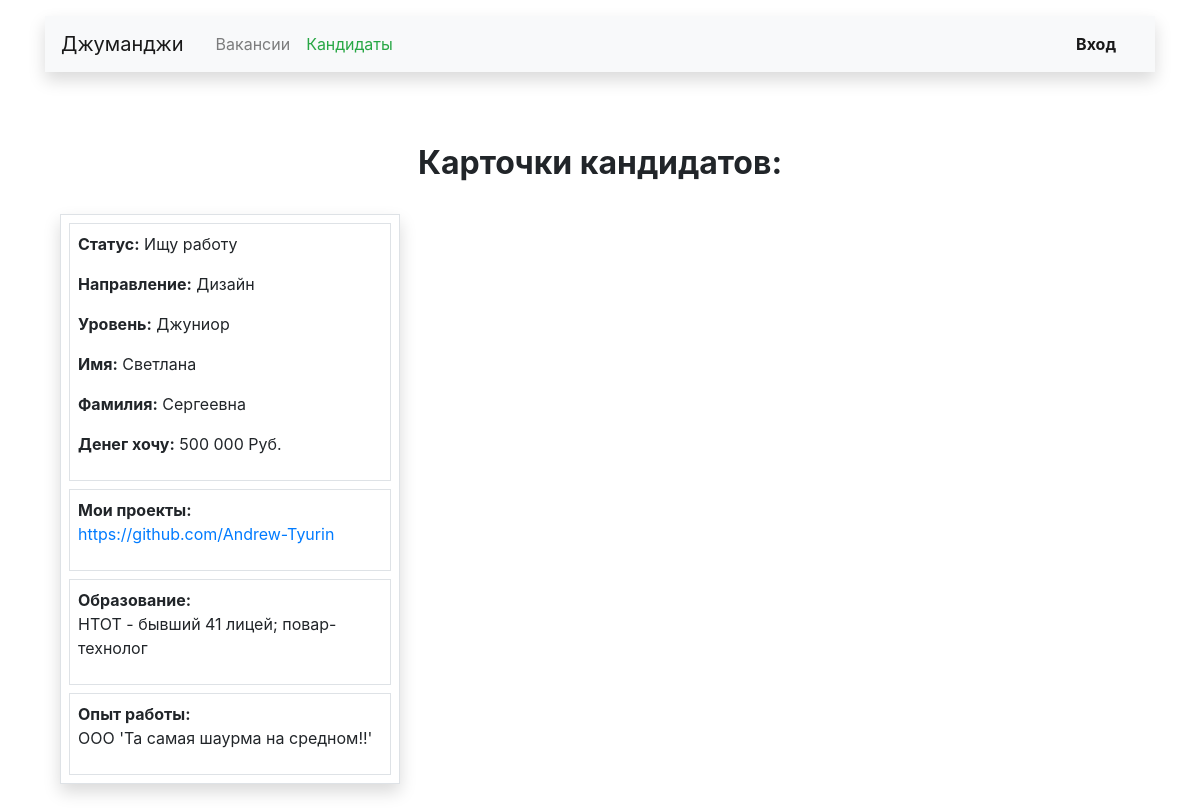
The page /resume/ on the database as committed earlier.
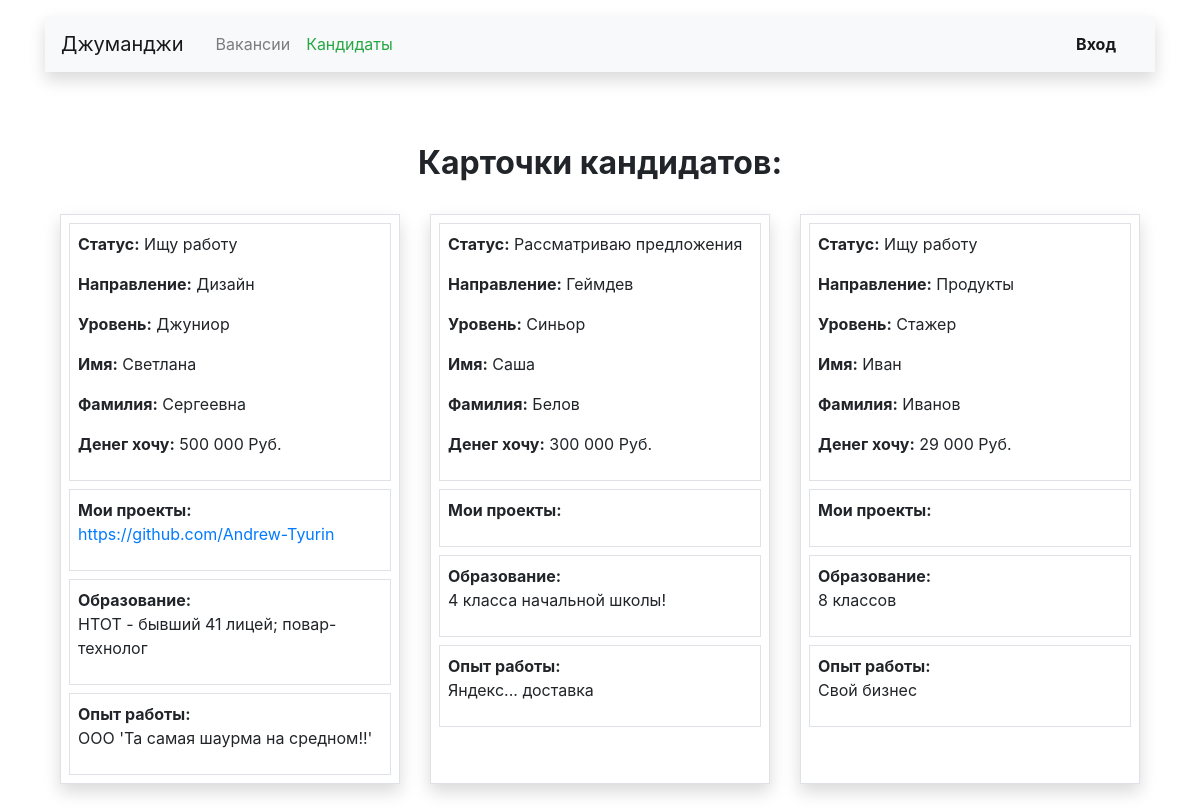
The same page on the database as committed later.
### main/models.py (models this page shows, shortened)
class Resume(models.Model):
    class Status(models.TextChoices):
        MAX_ACTIVE = 'max_active', 'Ищу работу'
        ACTIVE = 'active', 'Рассматриваю предложения'
        NON_ACTIVE = 'non_active', 'Не ищу работу'
    class Grade(models.TextChoices):
        INTERN = 'intern', 'Стажер'
        JUNIOR = 'Junior', 'Джуниор'
        MIDDLE = 'middle', 'Миддл'
        SENIOR = 'senior', 'Синьор'
        LID = 'lid', 'Лид'
    user = models.OneToOneField(
        User,
        on_delete=models.CASCADE,
        related_name='my_resume',
        verbose_name='Резюме',
    )
    name = models.CharField(max_length=80, verbose_name='Имя')
    surname = models.CharField(max_length=80, verbose_name='Фамилия')
    status = models.CharField(
        max_length=26,
        choices=Status.choices,
        default=Status.MAX_ACTIVE,
        verbose_name='Готовность к работе',
    )
    salary = models.IntegerField(default=1, verbose_name='Вознаграждение')
    specialty = models.ForeignKey(
        Specialty,
        on_delete=models.CASCADE,
        to_field="code",
        related_name="resume",
        verbose_name='Специализация',
    )
    grade = models.CharField(
        max_length=20,
        choices=Grade.choices,
        default=Grade.MIDDLE,
        verbose_name='Квалификация',
    )
    education = models.TextField(
        blank=True,
        default='4 класса начальной школы.',
        verbose_name='Образование',
    )
    experience = models.TextField(
        blank=True,
        default='Яндекс...  доставка',
        verbose_name='Опыт работы',
    )
    portfolio = models.URLField(
        blank=True,
        max_length=120,
        verbose_name='Портфолио',
    )
    class Meta:
        verbose_name = 'Резюме'
        verbose_name_plural = verbose_name

class Specialty(models.Model):
    code = models.CharField(max_length=30, unique=True, verbose_name='Код')
    title = models.CharField(max_length=30, verbose_name='Направление')
    picture = models.ImageField(
        upload_to='specialties',
        default='https://place-hold.it/100x60',
        blank=True,
        verbose_name='Картинка',
    )
    def __str__(self):
        return self.title
    class Meta:
        verbose_name = 'Специализацию'
        verbose_name_plural = 'Специализации'

### main/views.py (the view)
# urls.py: path('resume/', views.AllResumeView.as_view(), name='all_resume'),
class AllResumeView(ListView):
    model = Resume
    template_name = 'main/myresume/view_all_resume.html'
    def get_queryset(self):
        return super().get_queryset().select_related('specialty')

### main/templates/main/myresume/view_all_resume.html (shortened to what this page needs)
{% extends 'main/main_layout.html' %}
{% load humanize %}
{% block custom_body %}
    <main class="container mt-3">
        <section>
            <h2 class="h2 text-center mx-auto mt-4 pt-5">
                <strong>Карточки кандидатов:</strong>
            </h2>
            <div class="d-flex mx-auto row">
                {% for object in object_list %}
                    <div class="my-4 col-lg-4 col-md-6 col-sm-12">
                        <div class="p-2 border shadow h-100">
                            <div class="p-2 border mb-2">
                                <p class=""><b>Статус:</b> {{ object.get_status_display }}</p>
                                <p class=""><b>Направление:</b> {{ object.specialty }}</p>
                                <p class=""><b>Уровень:</b> {{ object.get_grade_display }}</p>
                                <p class=""><b>Имя:</b> {{ object.name }}</p>
                                <p class=""><b>Фамилия:</b> {{ object.surname }}</p>
                                <p class=""><b>Денег хочу:</b> {{ object.salary | intcomma }} Руб.</p>
                            </div>
                            <div>
                                <div class="p-2 border mb-2">
                                    <span><b>Мои проекты:</b></span>
                                    <p><a href="{{ object.portfolio }}" target="_blank">{{ object.portfolio }}</a></p>
                                </div>
                                <div class="p-2 border mb-2">
                                    <span><b>Образование:</b></span>
                                    <p>{{ object.education }}</p>
                                </div>
                                <div class="p-2 border">
                                    <span><b>Опыт работы:</b></span>
                                    <p>{{ object.experience }}</p>
                                </div>
                            </div>
                        </div>
                    </div>
                {% endfor %}
            </div>
        </section>
    </main>
{% endblock %}

### main/templates/main/main_layout.html (shortened to what this page needs)
{% load static %}
<!DOCTYPE html>
<html lang="ru">
<head>
    <link rel="stylesheet" href="https://stackpath.bootstrapcdn.com/bootstrap/4.3.1/css/bootstrap.min.css"
>
    <link rel="stylesheet" href="{% static 'main/css/style.css' %}">
</head>
<body>
<header class="container mt-3">
    <nav class="navbar navbar-expand-lg navbar-light bg-light shadow">
        <a class="navbar-brand mr-4" href="{% url 'main_page' %}">Джуманджи</a>
        <div class="collapse navbar-collapse justify-content-between" id="navbarNav">
            <ul class="navbar-nav col-10">
                <li class="nav-item">
                    {% url 'vacancies_page' as vacancies %}
                    <a class="nav-link{% if request.path == vacancies %} text-success{% endif %}" href="{% url 'vacancies_page' %}">Вакансии</a>
                </li>
                <li class="nav-item">
                    {% url 'all_resume' as resume %}
                    <a class="nav-link{% if request.path == resume %} text-success{% endif %}" href="{% url 'all_resume' %}">Кандидаты</a>
                </li>
            </ul>
            <ul class="navbar-nav col-2 justify-content-end">
                {% if request.user.is_anonymous %}
                <li class="nav-item active">
                    <a href="{% url 'login' %}" class="nav-link font-weight-bold">Вход</a>
                </li>
                {% endif %}
            </ul>
        </div>
    </nav>
</header>
{% block custom_body %}
{% endblock %}
</body>
</html>

Rows that differ between the two databases and show on the page:
added Resume: status "Рассматриваю предложения", specialty "Геймдев", grade "Синьор", name "Саша", surname "Белов", salary "300 000", education "4 класса начальной школы!", experience "Яндекс... доставка"
added Resume: status "Ищу работу", specialty "Продукты", grade "Стажер", name "Иван", surname "Иванов", salary "29 000", education "8 классов", experience "Свой бизнес"
